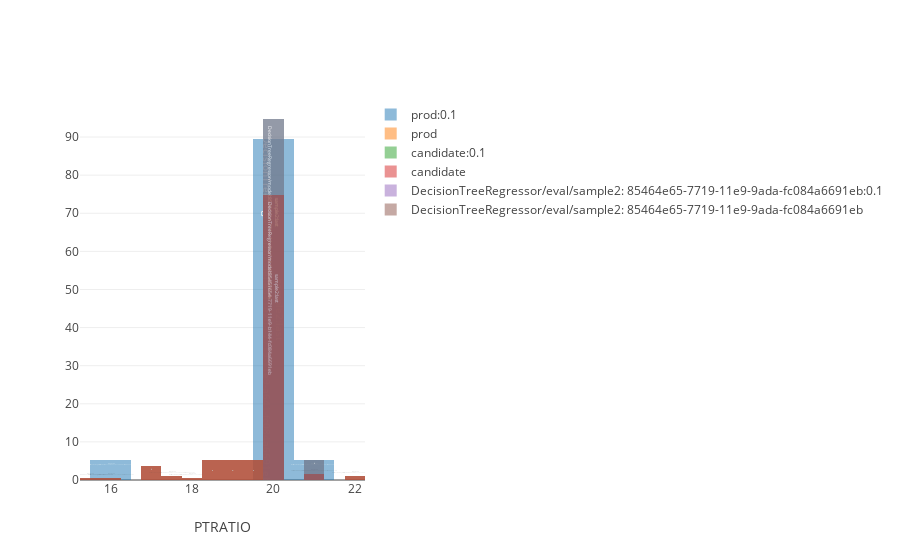

This figure's notebook cell:
### Code cell
plot.histogram_data_conditional_error(ml_repo,  ml_repo.tree.models.DecisionTreeRegressor.model(),ml_repo.tree.test_data.sample2(), x_coordinate = 'PTRATIO')

### Figure 1 — Plotly figure (JSON) as saved in the notebook; plotly's stock layout.template omitted (floating-point values rounded to 4 significant figures; data arrays with more than 128 entries replaced by an {"elided": "..."} marker saying what was removed)
{"data": [{"histnorm": "percent", "name": "prod:0.1", "opacity": 0.5, "text": "sample2:last<br>DecisionTreeRegressor/model:8511e2da-7719-11e9-a641-fc084a6691eb<br>", "type": "histogram", "uid": "7084a87e-4086-4ec4-8fbe-e98e9c395684", "x": [20.2, 20.2, 20.2, 20.2, 20.2, 20.2, 20.2, 15.9, 20.2, 20.2, 20.2, 20.2, 20.2, 20.2, 20.2, 21, 20.2, 20.2, 20.2]}, {"histnorm": "percent", "name": "prod", "opacity": 0.5, "text": "sample2:last<br>DecisionTreeRegressor/model:8511e2da-7719-11e9-a641-fc084a6691eb<br>", "type": "histogram", "uid": "1326c66b-d5da-46ae-ba85-3ba9682ab680", "x": {"elided": "186 float values"}}, {"histnorm": "percent", "name": "candidate:0.1", "opacity": 0.5, "text": "sample2:last<br>DecisionTreeRegressor/model:85269c2e-7719-11e9-a96b-fc084a6691eb<br>", "type": "histogram", "uid": "e09d6188-4511-42f4-bf0c-da62c1c20e95", "x": [20.2, 20.2, 20.2, 20.2, 20.2, 20.2, 20.2, 20.2, 20.2, 20.2, 20.2, 20.2, 20.2, 21, 20.2, 20.2, 20.2, 20.2, 20.2]}, {"histnorm": "percent", "name": "candidate", "opacity": 0.5, "text": "sample2:last<br>DecisionTreeRegressor/model:85269c2e-7719-11e9-a96b-fc084a6691eb<br>", "type": "histogram", "uid": "d01e5346-0440-4997-9f37-acf749507ac8", "x": {"elided": "186 float values"}}, {"histnorm": "percent", "name": "DecisionTreeRegressor/eval/sample2: 85464e65-7719-11e9-9ada-fc084a6691eb:0.1", "opacity": 0.5, "text": "sample2:last<br>DecisionTreeRegressor/model:85451654-7719-11e9-b144-fc084a6691eb<br>", "type": "histogram", "uid": "9553fd6e-3083-443a-a8ac-25e4e1b699a2", "x": [20.2, 20.2, 20.2, 20.2, 20.2, 20.2, 20.2, 20.2, 20.2, 20.2, 20.2, 20.2, 20.2, 21, 20.2, 20.2, 20.2, 20.2, 20.2]}, {"histnorm": "percent", "name": "DecisionTreeRegressor/eval/sample2: 85464e65-7719-11e9-9ada-fc084a6691eb", "opacity": 0.5, "text": "sample2:last<br>DecisionTreeRegressor/model:85451654-7719-11e9-b144-fc084a6691eb<br>", "type": "histogram", "uid": "575ddce2-4aae-42c5-8f68-715357e1ba6d", "x": {"elided": "186 float values"}}], "layout": {"barmode": "overlay", "title": {"text": ""}, "xaxis": {"title": {"text": "PTRATIO"}}}}
